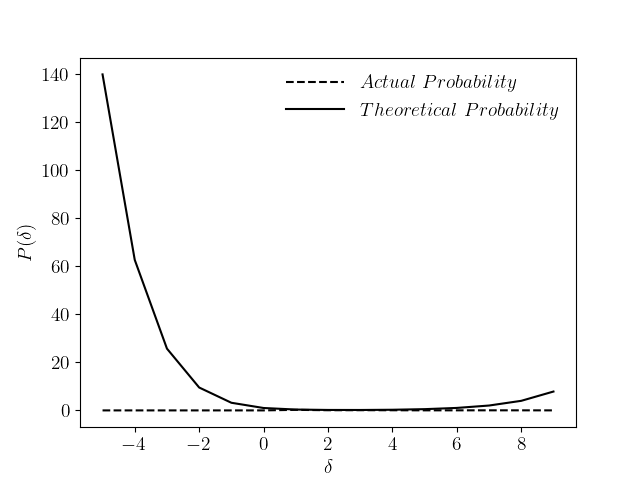

Write Python code to recreate this figure.
import numpy as np
import matplotlib
matplotlib.use('TkAgg')
from matplotlib import rc
import matplotlib.pyplot as plt
x = np.array([-5, -4, -3, -2, -1, 0, 1, 2, 3, 4, 5, 6, 7, 8, 9])
y1 = np.array([0, 0, 0, 0, 0, 0, 0.231544715, 0.069268293, 0.087479675, 0.058536585, 0.020813008, 0.02601626, 0.035121951, 0.029918699, 0.010406504])
y2 = (9.741*(10**(-7))*(x**8))-(0.4*(10**(-4))*(x**7))+(0.8*(10**(-3))*(x**6))-(0.009*(x**5))+(0.062*(x**4))-(0.262*(x**3))+(0.704*(x**2))-(1.142*x)+1
plt.clf()  # Ensures a clean plotting canvas.
plt.rc('text', usetex=True)
plt.rc('figure', figsize=(1920, 1080))
plt.rc('font', family='serif', serif=['Computer Modern Roman'], size=14)
plt.ylabel("$P(\delta)$")
plt.xlabel("$\delta$")
plt.plot(x, y1, "k--", label='$Actual\ Probability$')
plt.plot(x, y2, "k-", label='$Theoretical\  Probability$')
plt.legend(loc='upper right', frameon=False, handlelength=3)
plt.savefig('open_u.pdf', format="pdf")
plt.savefig('open_u.png', format="png")